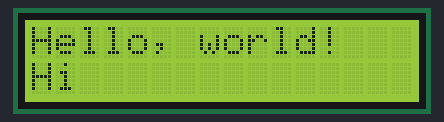
The sketch below on a simulated Arduino Uno, built with avr-gcc and run on an emulated ATmega328P. Parts: 16×2 character LCD.

Above: at 0.1 s.
At 2.25 s:
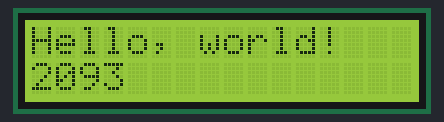
At 11.36 s:
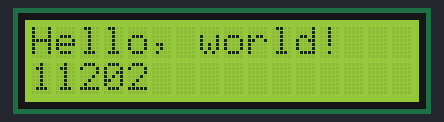
At 20.75 s:
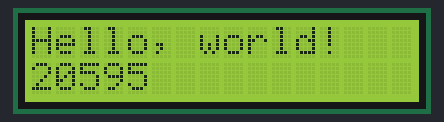
At 30.14 s:
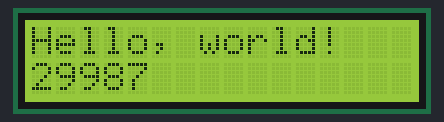
At 39.54 s:
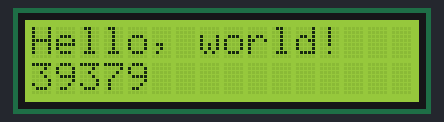

The sketch:

LCD.ino
```cpp
#include "LiquidCrystal_I2C.h"

// Set the LCD address to 0x27 for a 16 chars and 2 line display
LiquidCrystal_I2C lcd(0x27, 16, 2);

void setup() {
  lcd.init();
  lcd.backlight();

  lcd.setCursor(0, 0);
  lcd.print("Hello, world!");

  lcd.setCursor(0, 1);
  lcd.print("Hi");

  delay(2000);
}

void loop() {
  lcd.setCursor(0, 0);
  lcd.print("Hello, world!");

  lcd.setCursor(0, 1);
  lcd.print(millis());
}
```
